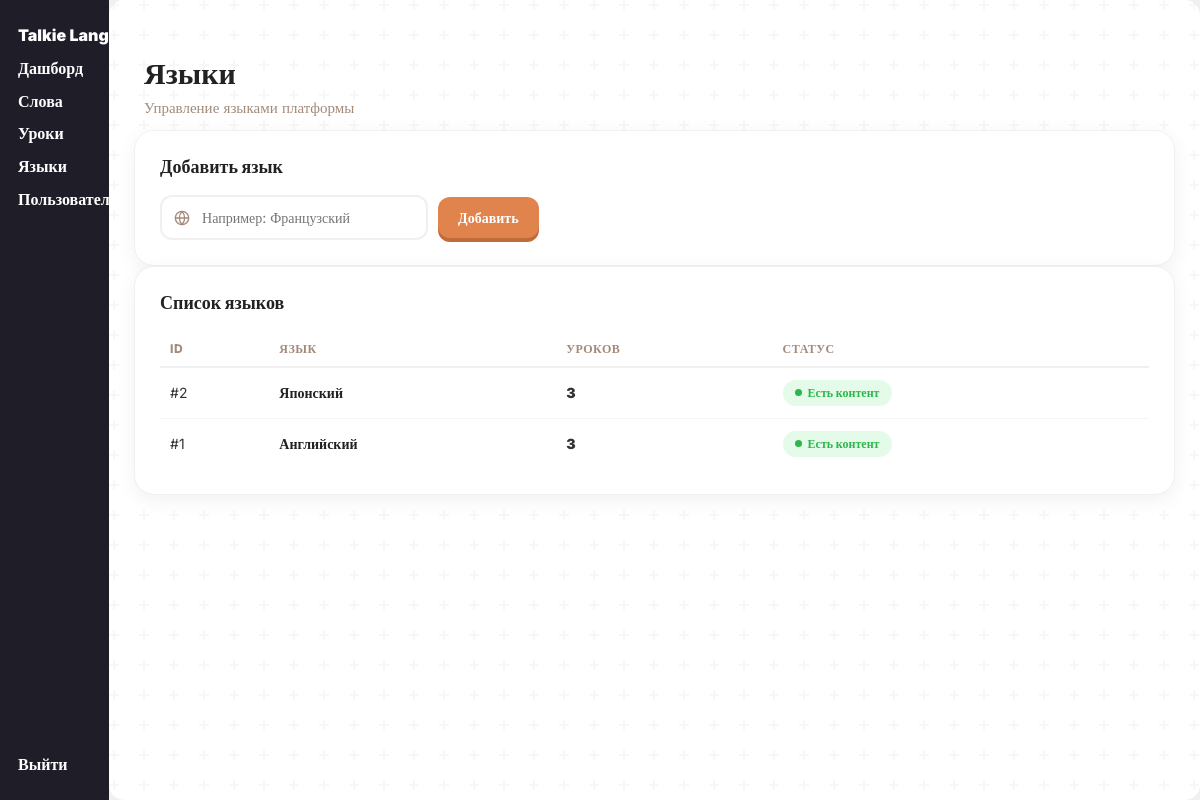
Page /admin/add_language/index.php on the committed database.
### tables this page shows
CREATE TABLE `langs` (
  `lang_id` int NOT NULL,
  `lang_name` text NOT NULL
);

### admin/add_language/index.php (the view, shortened to what this page needs)
<?php
require "../../connection-db.php";
$langs = mysqli_fetch_all(mysqli_query($conn, "
    SELECT lg.*,
           (SELECT COUNT(*) FROM lesson WHERE lesson_language = lg.lang_id) AS lessons_count
    FROM langs lg
    ORDER BY lg.lang_id DESC
"), MYSQLI_ASSOC);
?>
<!DOCTYPE html>
<html lang="en">
<?php include "../../components/head-admin.php"; ?>
<body>
    <?php include "../../components/header-admin.php"; ?>
    <main class="container">
        <div class="dash-header">
            <div>
                <h1 class="dash-title">Языки</h1>
                <p class="dash-subtitle">Управление языками платформы</p>
            </div>
        </div>
        <div class="dash-card" style="margin: 0 10px 20px 10px;">
            <h2 class="dash-card-title">Добавить язык</h2>
            <form method="post" action="addLang.php" class="lang-add-form">
                <div class="search-box">
                    <input type="text" id="name" name="name" placeholder="Например: Французский" required>
                </div>
                <button type="submit" class="search-btn">Добавить</button>
            </form>
        </div>
        <div class="dash-card" style="margin: 0 10px 30px 10px;">
            <h2 class="dash-card-title">Список языков</h2>
            <?php if (empty($langs)): ?>
                <div class="no-results">
                    <div class="icon">
                        <svg width="40" height="40" viewBox="0 0 24 24" fill="none" stroke="var(--gray-color)" stroke-width="1.5" stroke-linecap="round" stroke-linejoin="round"><circle cx="12" cy="12" r="10"/><line x1="2" y1="12" x2="22" y2="12"/><path d="M12 2a15.3 15.3 0 0 1 4 10 15.3 15.3 0 0 1-4 10 15.3 15.3 0 0 1-4-10 15.3 15.3 0 0 1 4-10z"/></svg>
                    </div>
                    <p>Языков пока нет</p>
                </div>
            <?php else: ?>
                <div class="table-scroll">
                    <table class="admin-table">
                        <thead>
                            <tr>
                                <th>ID</th>
                                <th>Язык</th>
                                <th>Уроков</th>
                                <th>Статус</th>
                            </tr>
                        </thead>
                        <tbody>
                            <?php foreach ($langs as $lang): ?>
                                <tr>
                                    <td>#<?= $lang["lang_id"] ?></td>
                                    <td style="font-weight: 800; color: #222;"><?= htmlspecialchars($lang["lang_name"]) ?></td>
                                    <td class="xp-cell"><?= $lang["lessons_count"] ?></td>
                                    <td>
                                        <?php if ((int) $lang["lessons_count"] === 0): ?>
                                            <span class="warning-badge">
                                                <svg width="14" height="14" viewBox="0 0 24 24" fill="none" stroke="currentColor" stroke-width="2" stroke-linecap="round" stroke-linejoin="round"><path d="M10.29 3.86 1.82 18a2 2 0 0 0 1.71 3h16.94a2 2 0 0 0 1.71-3L13.71 3.86a2 2 0 0 0-3.42 0z"/><line x1="12" y1="9" x2="12" y2="13"/><line x1="12" y1="17" x2="12.01" y2="17"/></svg>
                                                Нет уроков
                                            </span>
                                        <?php else: ?>
                                            <span class="status-badge status-active">Есть контент</span>
                                        <?php endif; ?>
                                    </td>
                                </tr>
                            <?php endforeach; ?>
                        </tbody>
                    </table>
                </div>
            <?php endif; ?>
        </div>
    </main>
</body>
</html>

### css/style.css (style rules this page uses)
* { transition: 0.15s ease-out; }
:root { --main-color: #e0834d; --main-color-shadow: #c06b3a; --main-color-light: rgb(235, 155, 109); --green-color: #4de06d; --green-color-shadow: #2db64b; --red-color: #e0524d; --red-color-shadow: #b6362d; --bg-color: #0f0f0f; --bg-secondary: #1a1a1a; --gray-color: #a38a7a; --gray-color-light: #d3c2b6; }
body { font-family: inter; background: #f0f0f0; }
p { margin: 0; }
.container { min-height: 88vh; box-shadow: 0px 0px 100px #f5f5f5; margin-top: 10px; border-radius: 15px; padding-left: 25px; padding-right: 25px; background-color: white; }
main { padding: 25px 0; }
.xp-cell { font-weight: 900; }

### css/admin.css (style rules this page uses)
* { margin: 0 !important; box-sizing: border-box; }
:root { --main-color: #e0834d; --main-color-shadow: #c06b3a; --main-color-light: rgb(235, 155, 109); --green-color: #4de06d; --green-color-shadow: #2db64b; --red-color: #e0524d; --red-color-shadow: #b6362d; --bg-color: #0f0f0f; --bg-secondary: #1f1d27; --gray-color: #a38a7a; --gray-color-light: #d3c2b6; }
body { display: grid; grid-template-columns: 1fr 10fr; min-height: 100vh; }
.container { box-shadow: none; max-width: 100%; min-height: 100%; overflow-x: hidden; }
.dash-header { display: flex; justify-content: space-between; align-items: center; flex-wrap: wrap; gap: 15px; padding: 30px 10px 10px 10px; }
.dash-title { font-size: 30px; font-weight: 900; color: #222; margin-bottom: 6px !important; }
.dash-subtitle { color: var(--gray-color); font-size: 15px; }
.dash-card { background: white; border-radius: 20px; padding: 25px; box-shadow: 0 5px 20px rgba(0, 0, 0, 0.06); border: 1px solid #f0f0f0; min-width: 0; }
.dash-card-title { font-size: 18px; font-weight: 900; color: #222; margin-bottom: 18px !important; }
.table-scroll { width: 100%; overflow-x: auto; -webkit-overflow-scrolling: touch; }
.admin-table { width: 100%; min-width: 460px; border-collapse: collapse; }
.admin-table th { text-align: left; font-size: 12px; text-transform: uppercase; letter-spacing: 0.5px; color: var(--gray-color); font-weight: 800; padding: 8px 10px; border-bottom: 2px solid #f0f0f0; }
.admin-table td { padding: 12px 10px; border-bottom: 1px solid #f5f5f5; font-size: 14px; color: #333; vertical-align: middle; }
.admin-table tbody tr:last-child td { border-bottom: none; }
.xp-cell { font-weight: 900; color: var(--main-color); }
.search-box { position: relative; display: flex; align-items: center; }
.search-box input { border: 2px solid #f0f0f0; border-radius: 12px; padding: 10px 14px 10px 40px; font-size: 14px; font-family: inherit; min-width: 220px; outline: none; color: #333; }
.search-btn { background: var(--main-color); color: white; border: none; padding: 10px 20px; border-radius: 12px; font-weight: 800; font-size: 14px; cursor: pointer; box-shadow: 0 4px 0 var(--main-color-shadow); transition: 0.15s ease-out; }
.status-badge { display: inline-flex; align-items: center; gap: 6px; padding: 4px 12px; border-radius: 20px; font-size: 12px; font-weight: 800; }
.status-badge::before { content: ""; width: 7px; height: 7px; border-radius: 50%; background: currentColor; }
.status-active { background: rgba(77, 224, 109, 0.15); color: var(--green-color-shadow); }
.lang-add-form { display: flex; align-items: center; gap: 10px; flex-wrap: wrap; }

### rows in the picture
langs: lang_id "2", lang_name "Японский", lessons_count "3"
langs: lang_id "1", lang_name "Английский", lessons_count "3"
